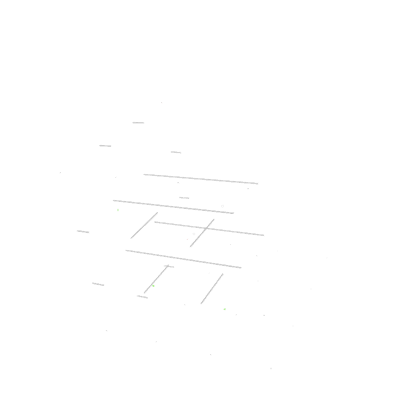
#> input picture assets/vfx/boot/boot_0008.png, 420 x 420 px; its folder holds 4 pictures in this run
$ python quantize.py
#> lines starting #> are read from the running program, lines starting #| are printed output that depends on the picture
#!/usr/bin/env python3
"""Reduce los PNG de assets/vfx/boot a paleta de 96 colores con alfa (requiere Pillow)."""
import glob
import os
from PIL import Image

for path in sorted(glob.glob(os.path.join(os.path.dirname(os.path.abspath(__file__)), "boot", "boot_*.png"))):
    Image.open(path).convert("RGBA").quantize(colors=96, method=Image.Quantize.FASTOCTREE).save(path, optimize=True)
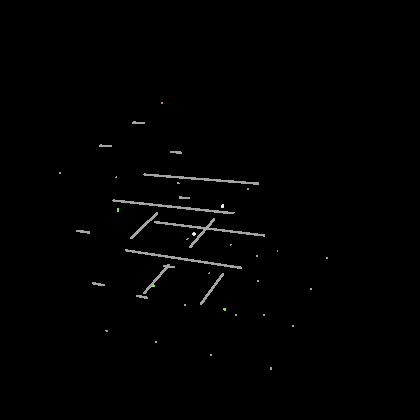
#> saved as boot_0008.png: PIL image 420x420 P; mean R, G, B 1.8, 1.8, 1.8
#> pass 2 of the loop `for path in sorted(glob.glob(os.path.join(os.path.dirname(os.path.absp..`:
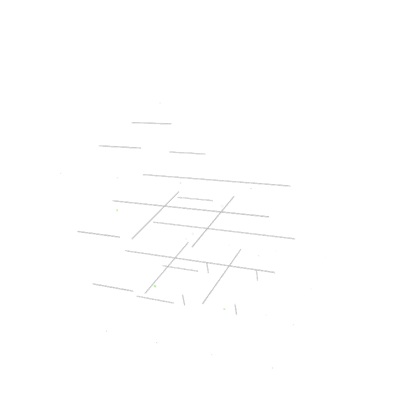
#> input picture assets/vfx/boot/boot_0009.png, 420 x 420 px
#> `Image.open(path).convert("RGBA").quantize(colors=96, method=Image.Quan..`:
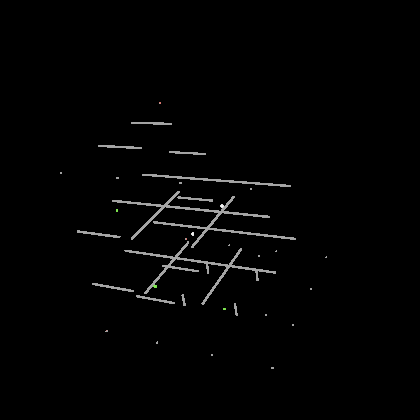
#> saved as boot_0009.png: PIL image 420x420 P; mean R, G, B 2.9, 2.9, 2.9
#> pass 3 of the loop `for path in sorted(glob.glob(os.path.join(os.path.dirname(os.path.absp..`:
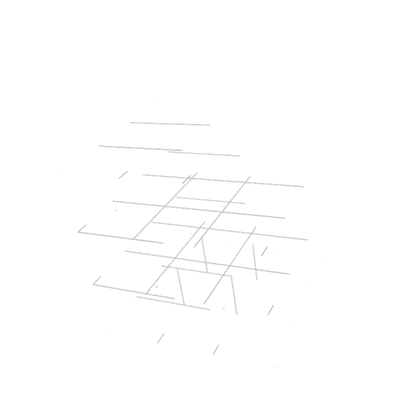
#> input picture assets/vfx/boot/boot_0010.png, 420 x 420 px
#> `Image.open(path).convert("RGBA").quantize(colors=96, method=Image.Quan..`:
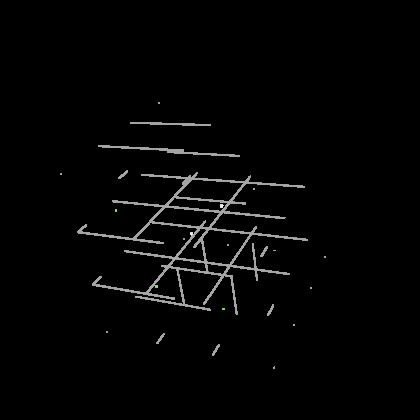
#> saved as boot_0010.png: PIL image 420x420 P; mean R, G, B 4.4, 4.4, 4.4
#> the loop made 4 passes; the first 3 are shown
print("ok")
